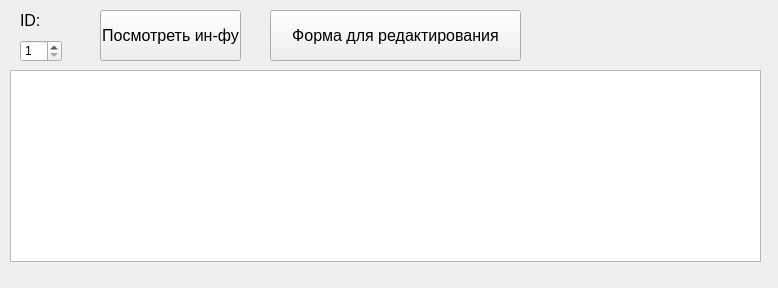
<?xml version="1.0" encoding="UTF-8"?>
<ui version="4.0">
 <class>Form</class>
 <widget class="QWidget" name="Form">
  <property name="geometry">
   <rect>
    <x>0</x>
    <y>0</y>
    <width>778</width>
    <height>288</height>
   </rect>
  </property>
  <property name="windowTitle">
   <string>Form</string>
  </property>
  <widget class="QSpinBox" name="spinBox">
   <property name="geometry">
    <rect>
     <x>20</x>
     <y>40</y>
     <width>42</width>
     <height>22</height>
    </rect>
   </property>
   <property name="minimum">
    <number>1</number>
   </property>
   <property name="maximum">
    <number>4</number>
   </property>
  </widget>
  <widget class="QLabel" name="label">
   <property name="geometry">
    <rect>
     <x>20</x>
     <y>10</y>
     <width>211</width>
     <height>21</height>
    </rect>
   </property>
   <property name="font">
    <font>
     <pointsize>12</pointsize>
    </font>
   </property>
   <property name="text">
    <string>ID:</string>
   </property>
  </widget>
  <widget class="QPushButton" name="pushButton">
   <property name="geometry">
    <rect>
     <x>100</x>
     <y>10</y>
     <width>141</width>
     <height>51</height>
    </rect>
   </property>
   <property name="font">
    <font>
     <pointsize>12</pointsize>
    </font>
   </property>
   <property name="text">
    <string>Посмотреть ин-фу</string>
   </property>
  </widget>
  <widget class="QTableWidget" name="tableWidget">
   <property name="geometry">
    <rect>
     <x>10</x>
     <y>70</y>
     <width>751</width>
     <height>192</height>
    </rect>
   </property>
  </widget>
  <widget class="QPushButton" name="pushButton_2">
   <property name="geometry">
    <rect>
     <x>270</x>
     <y>10</y>
     <width>251</width>
     <height>51</height>
    </rect>
   </property>
   <property name="font">
    <font>
     <pointsize>12</pointsize>
    </font>
   </property>
   <property name="text">
    <string>Форма для редактирования</string>
   </property>
  </widget>
 </widget>
 <resources/>
 <connections/>
</ui>
